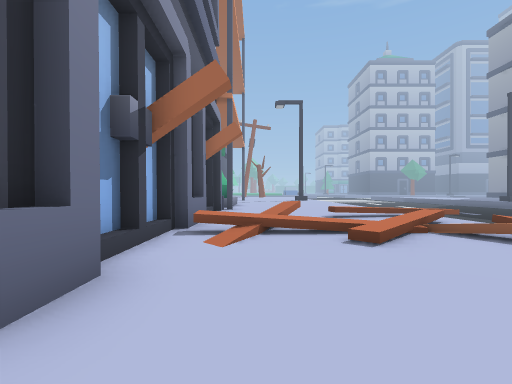
[1] (above)

23 first-person views from a walk through a level from a Godot 3-D game. The camera is 1.5 m above the floor, looks level and sees 85° across. The floor is counted in squares, 2 m on a side. Each view is taken from the middle of a square. On the plan, view 1 faces up. The plan holds only what a view shows up to about 10 squares ahead; the rest is blank. The place goes on beyond the plan. Some surface patterns are stand-ins.

[2]
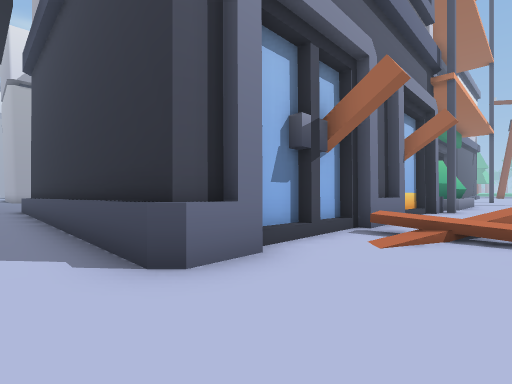

[3]
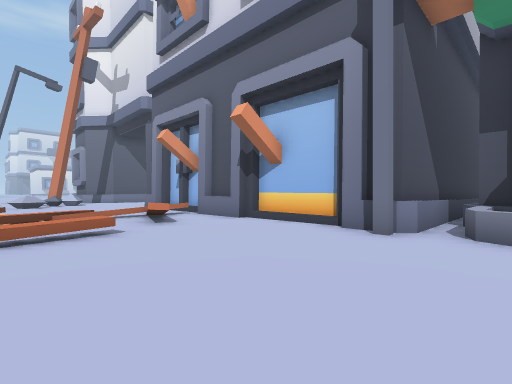

[4]
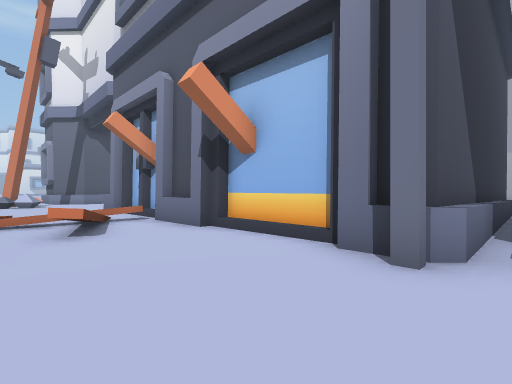

[5]
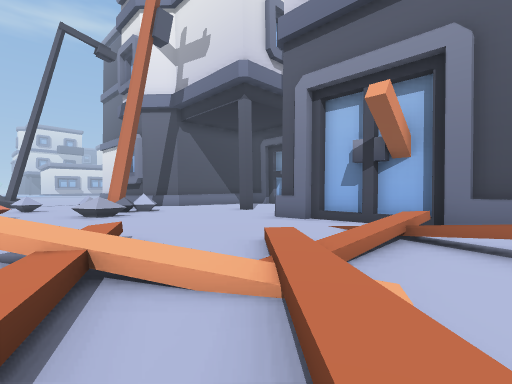

[6]
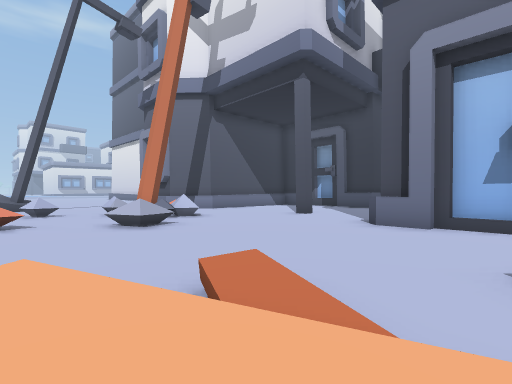

[7]
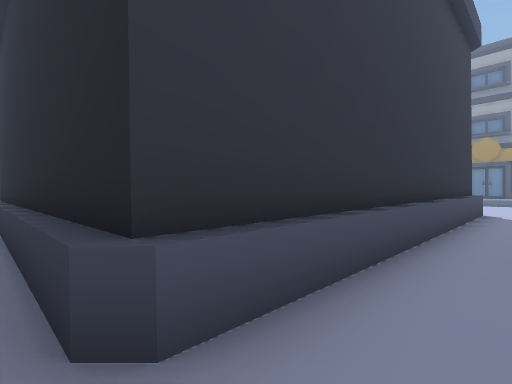

[8]
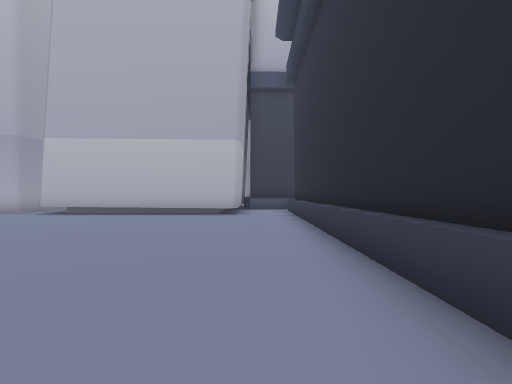

[9]
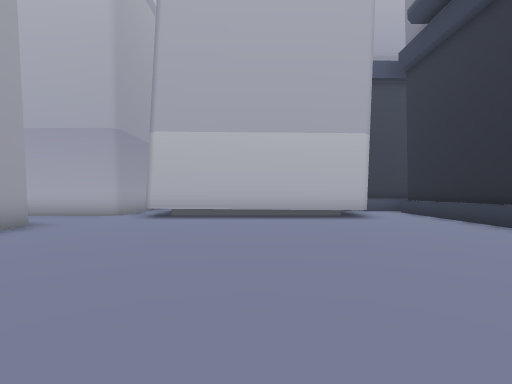

[10]
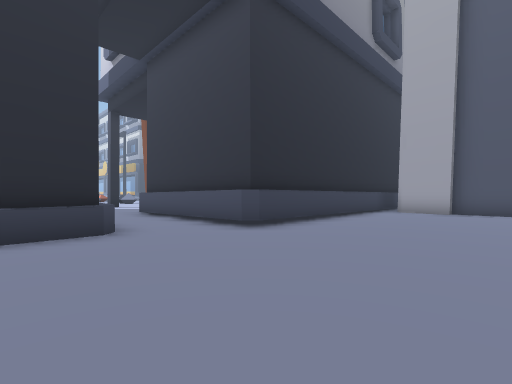

[11]
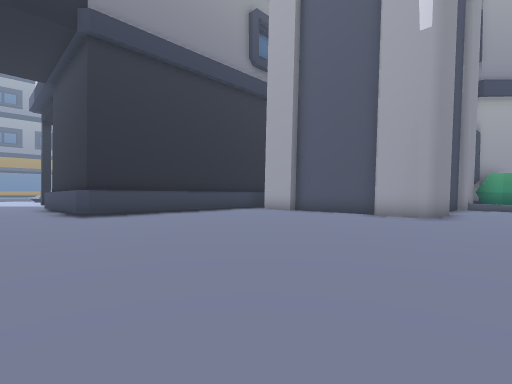

[12]
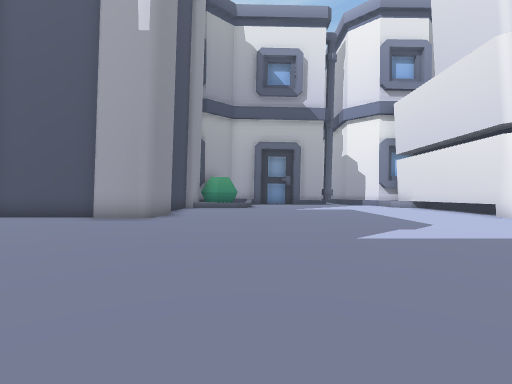

[13]
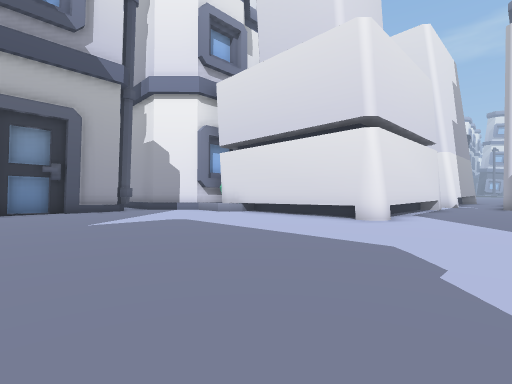

[14]
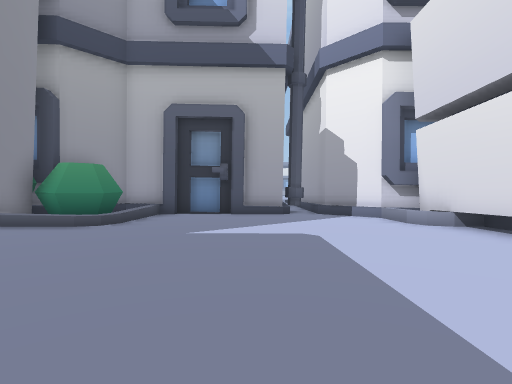

[15]
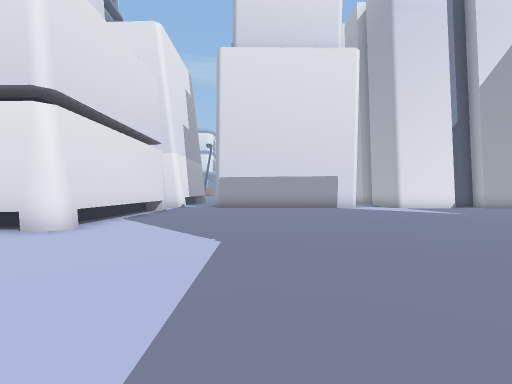

[16]
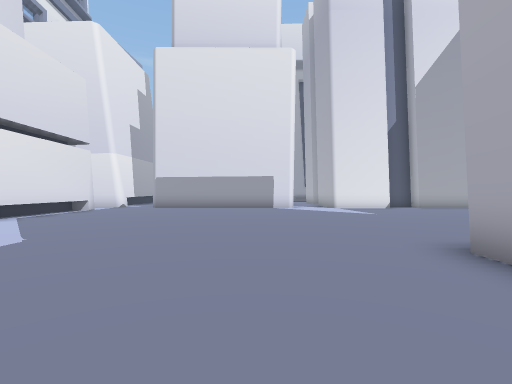

[17]
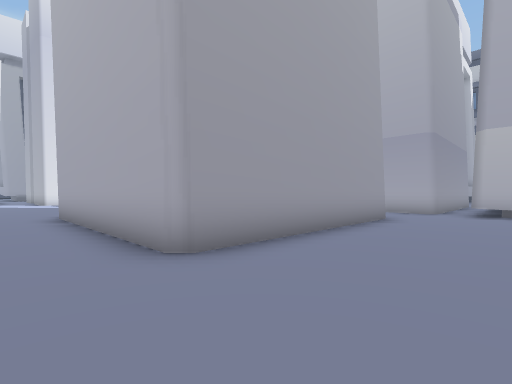

[18]
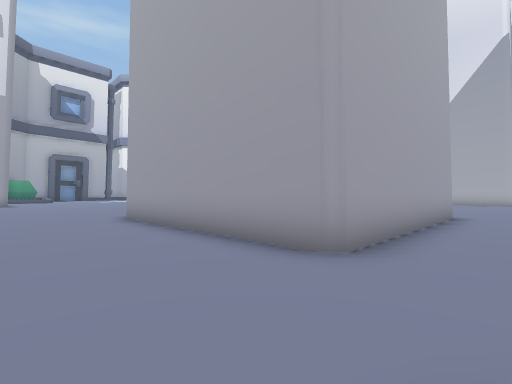

[19]
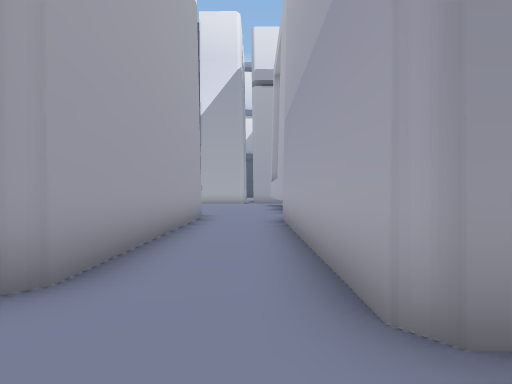

[20]
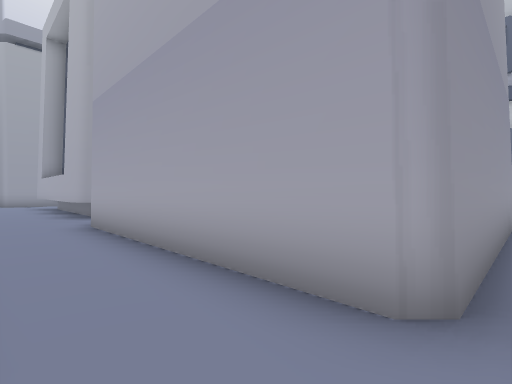

[21]
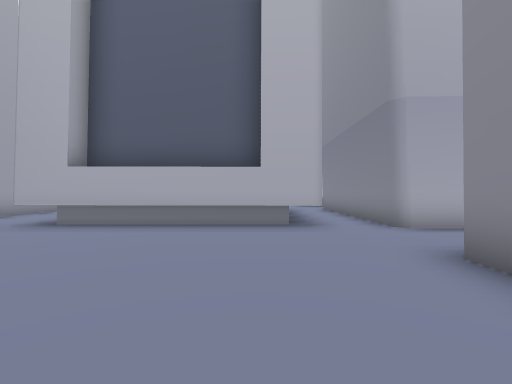

[22]
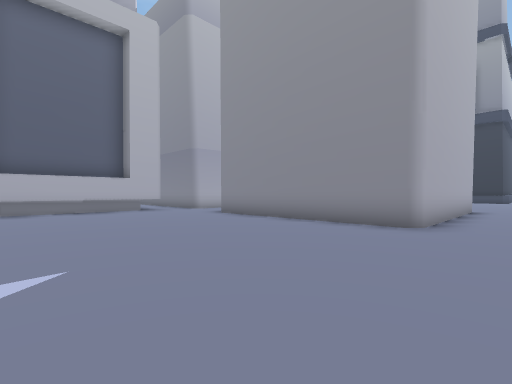

[23]
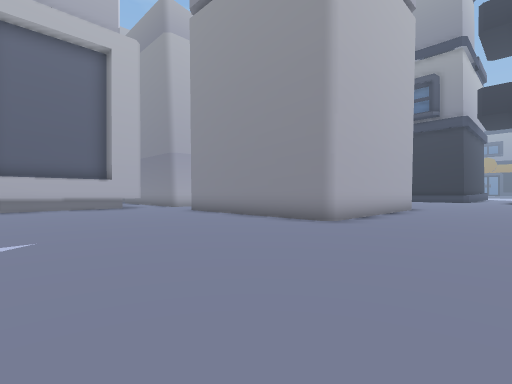

### Floor plan
Key: @ floor where view 1 was taken; # wall or solid block; x gap in a wall; . main floor; : floor 0.25 m higher than the main floor; / step, stairs or slope; = window, fence, low wall or low ledge; ^ raised ledge; v drop or lower ground; B building.
Columns run from 36 left of view 1 to 6 right of it. Each row starts with its distance up from view 1.
 14       .B                         BB......
 13       .B                B       BBB......
 12       .B              ..BBBBBBBBBBB......
 11 BBBBBB.BBBBBBB.B/////B..B         B......
 10 ...............///////..B         B......
  9 ........................B         B....#//v
  8 .......BBBBBBB..........B         B..=....
  7 .......      B..........B         B..=..=.v
  6 .......      B..........B         B./..///
  5 .......      B..........B         B///////
  4 .......      B..........B         B././.=/
  3 .......      B..........B         B...../=
  2 .......BBBBBBB..........B         B...../.
  1 ........................BBBBBBBBBBB......
  0 ....................................@.....
 -1 .......................BBBBBB   ..........
 -2 .......................:::       B....==..
 -3 .......................:          .... ..
 -4 .......................:           .^= ..
 -5 .......................:            ^x...
 -6 .......................:             ##.=
 -7 .......................               ...
 -8 BBBBB..........BB...BB                 ..
 -9     B..........B
-10     B...........
-11     B...........
-12     B..........
-13     BB.........B
-14      B........#B
-15     BB.......####
-16      BB......#
-17        B######

Positions as (right, up) in squares from view 1, and headings:
1: (0, 0), facing up
2: (1, 0), facing up-left
3: (4, 14), facing down-left
4: (2, 13), facing down-left
5: (5, 7), facing down-left
6: (5, 4), facing down-left
7: (-13, 0), facing up-right
8: (-14, 1), facing up
9: (-18, 2), facing up
10: (-18, 3), facing down-right
11: (-23, 1), facing down-right
12: (-24, 0), facing down
13: (-24, -5), facing down-left
14: (-27, -7), facing down
15: (-26, -4), facing left
16: (-26, -1), facing left
17: (-20, 0), facing up-left
18: (-20, 10), facing down-left
19: (-21, 10), facing left
20: (-22, 9), facing up-left
21: (-32, 5), facing up
22: (-36, 0), facing up-right
23: (-36, -2), facing up-right
